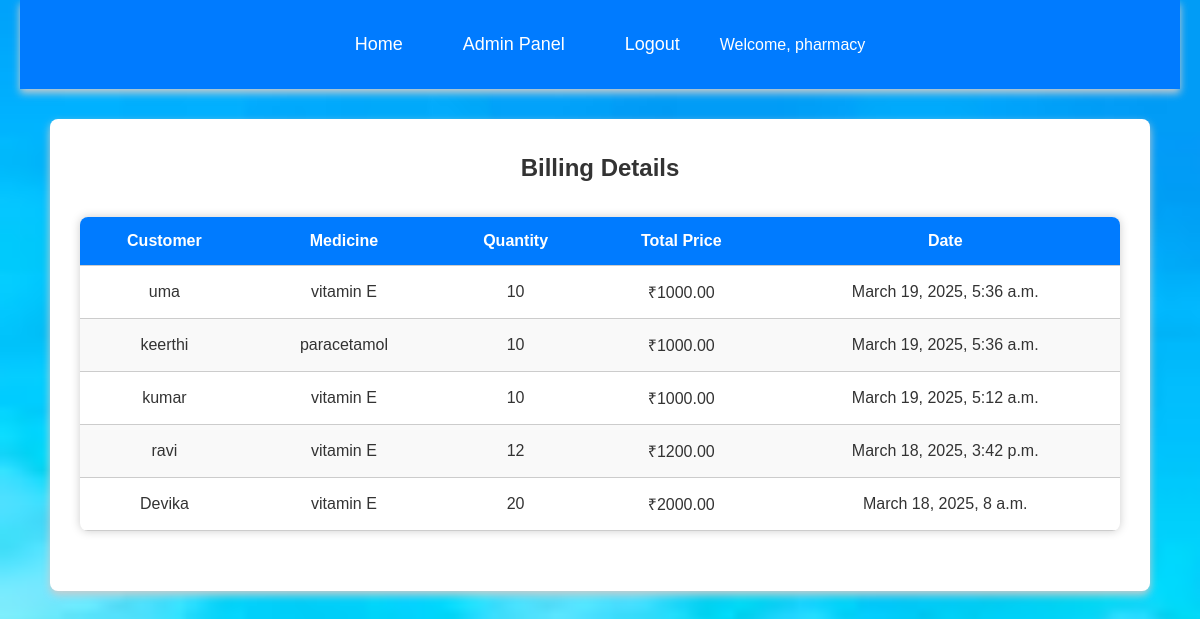
The page /pharmacy/bills/ (signed in) on the database its author committed.
### pharmacy/models.py (models this page shows, shortened)
class Billing(models.Model):
    customer = models.CharField(max_length=100)
    medicine = models.ForeignKey(Medicine, on_delete=models.CASCADE)
    quantity = models.IntegerField()
    total_price = models.DecimalField(max_digits=10, decimal_places=2)
    date = models.DateTimeField(auto_now_add=True)

class Medicine(models.Model):
    name = models.CharField(max_length=100)
    batch_number = models.CharField(max_length=50, unique=True)
    price = models.DecimalField(max_digits=10, decimal_places=2)
    quantity = models.IntegerField()
    expiry_date = models.DateField()

### pharmacy/views.py (the view)
# urls.py: path('bills/', views.bill_detail, name='bill_detail'),
@login_required
def bill_detail(request):
    bills = Billing.objects.all().order_by('-date')
    return render(request, 'pharmacy/bill_detail.html', {'bills': bills})

### pharmacy/templates/pharmacy/bill_detail.html
{% extends 'pharmacy/base.html' %}
{% block content %}
<h2>Billing Details</h2>
<table>
    <thead>
        <tr>
            <th>Customer</th>
            <th>Medicine</th>
            <th>Quantity</th>
            <th>Total Price</th>
            <th>Date</th>
        </tr>
    </thead>
    <tbody>
        {% for bill in bills %}
        <tr>
            <td>{{ bill.customer }}</td>
            <td>{{ bill.medicine.name }}</td>
            <td>{{ bill.quantity }}</td>
            <td>₹{{ bill.total_price }}</td>
            <td>{{ bill.date }}</td>
        </tr>
        {% empty %}
        <tr>
            <td colspan="5">No bills found.</td>
        </tr>
        {% endfor %}
    </tbody>
</table>
{% endblock %}

### pharmacy/templates/pharmacy/base.html (shortened to what this page needs)
{% load static %}
<link rel="stylesheet" href="{% static 'css/style.css' %}">
<!DOCTYPE html>
<html lang="en">
<head>
</head>
<body id="bg" style="background-repeat: no-repeat; background-size: 1400px 1000px;">
<header >
    <nav>
        <a href="{% url 'home' %}">Home</a>
        <a href="/admin/">Admin Panel</a>
        {% if user.is_authenticated %}
            <a href="{% url 'custom_logout' %}">Logout</a>
            <span>Welcome, {{ user.username }}</span>
        {% else %}
            <a href="{% url 'login' %}">Login</a>
            <a href="{% url 'register' %}">Register</a>
        {% endif %}
    </nav>
</header>
<main>
    {% block content %}{% endblock %}
</main>
</body>
</html>

### pharmacy/static/css/style.css (style rules this page uses)
* { box-sizing: border-box; margin: 0; padding: 0; font-family: Arial, sans-serif; transition: all 0.3s ease-in-out; }
body { line-height: 1.6; background: #f4f4f4; color: #333; padding: 0 20px; }
header { background: #007BFF; color: #fff; padding: 20px 0; text-align: center; margin-bottom: 30px; box-shadow: 0 4px 8px #ccc; }
nav { display: flex; justify-content: center; align-items: center; gap: 20px; }
nav a { color: #fff; text-decoration: none; font-size: 18px; padding: 10px 20px; transition: 0.3s; }
main { max-width: 1100px; margin: 0 auto; padding: 30px; background: #fff; box-shadow: 0 4px 8px #ccc; border-radius: 8px; }
h1, h2, h3 { margin-bottom: 20px; text-align: center; color: #333; }
table { width: 100%; border-collapse: collapse; margin: 30px 0; box-shadow: 0 0 10px #ccc; border-radius: 8px; overflow: hidden; }
th, td { padding: 15px; text-align: center; border-bottom: 1px solid #ccc; }
th { background: #007BFF; color: white; font-weight: bold; }
tr:nth-child(even) { background: #f9f9f9; }

### rows shown on the page
Billing: customer "uma", medicine.name "vitamin E", quantity "10", total_price "1000.00", date "March 19, 2025, 5:36 a.m."
Billing: customer "keerthi", medicine.name "paracetamol", quantity "10", total_price "1000.00", date "March 19, 2025, 5:36 a.m."
Billing: customer "kumar", medicine.name "vitamin E", quantity "10", total_price "1000.00", date "March 19, 2025, 5:12 a.m."
Billing: customer "ravi", medicine.name "vitamin E", quantity "12", total_price "1200.00", date "March 18, 2025, 3:42 p.m."
Billing: customer "Devika", medicine.name "vitamin E", quantity "20", total_price "2000.00", date "March 18, 2025, 8 a.m."

### other values the page prints
{{ user.username }} "pharmacy"
